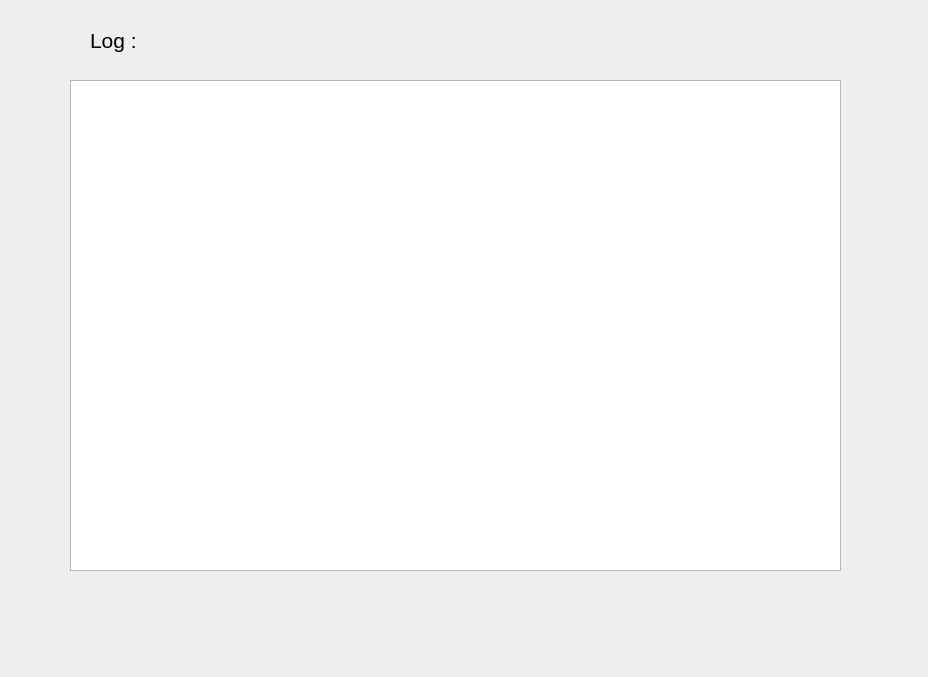
<?xml version="1.0" encoding="UTF-8"?>
<ui version="4.0">
 <class>Server1</class>
 <widget class="QDialog" name="Server1">
  <property name="geometry">
   <rect>
    <x>0</x>
    <y>0</y>
    <width>928</width>
    <height>677</height>
   </rect>
  </property>
  <property name="windowTitle">
   <string>Dialog</string>
  </property>
  <widget class="QTextEdit" name="textEdit">
   <property name="geometry">
    <rect>
     <x>70</x>
     <y>80</y>
     <width>771</width>
     <height>491</height>
    </rect>
   </property>
  </widget>
  <widget class="QLabel" name="label">
   <property name="geometry">
    <rect>
     <x>90</x>
     <y>20</y>
     <width>61</width>
     <height>41</height>
    </rect>
   </property>
   <property name="font">
    <font>
     <pointsize>16</pointsize>
    </font>
   </property>
   <property name="text">
    <string>Log :</string>
   </property>
  </widget>
 </widget>
 <resources/>
 <connections/>
</ui>
